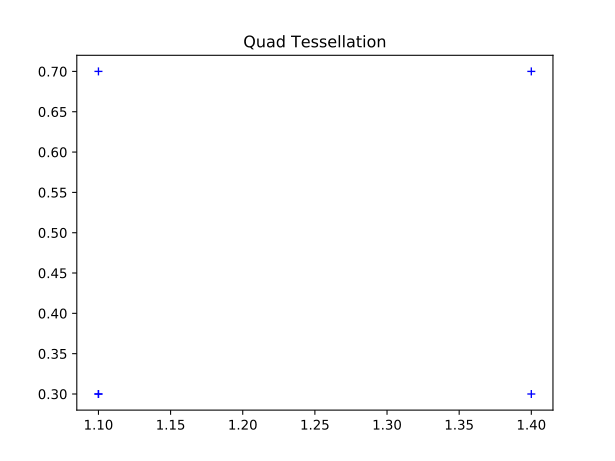

Generate this figure with Python:
from __future__ import print_function, absolute_import, division #makes KratosMultiphysics backward compatible with python 2.6 and 2.7

import KratosMultiphysics
import KratosMultiphysics.IgaApplication
import matplotlib.pyplot as plt 


iga_model = KratosMultiphysics.Model()
iga_model_part = iga_model.CreateModelPart("IgaModelPart")



with open("geometry.json",'r') as geometry_file:
    iga_geometry_parameters = KratosMultiphysics.Parameters( geometry_file.read())

iga_geometry_reader = KratosMultiphysics.IgaApplication.BrepJsonIO()

skin_model = KratosMultiphysics.Model()
skin_model_part = skin_model.CreateModelPart("SkinModelPart")


embedded_iga_modeler = KratosMultiphysics.IgaApplication.EmbeddedIgaModeler(iga_model_part)
embedded_iga_modeler.ImportGeometry(iga_geometry_reader, iga_geometry_parameters)
embedded_iga_modeler.CreateElements2D(skin_model_part)

coords = embedded_iga_modeler.PrintCurveTessellationPoints()
plt.title("Quad Tessellation")

for i in range(len(coords)):
    plt.plot(coords[i][0], coords[i][1], 'b+')
    # plt.annotate(str(i), xy=(coords[i][0], coords[i][1]))
plt.show()
